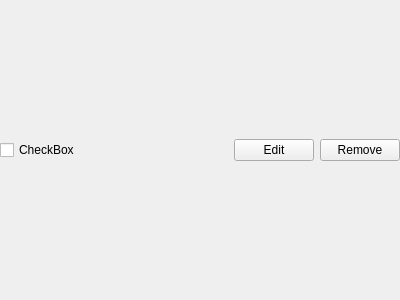
<?xml version="1.0" encoding="UTF-8"?>
<ui version="4.0">
 <class>Task</class>
 <widget class="QWidget" name="Task">
  <property name="geometry">
   <rect>
    <x>0</x>
    <y>0</y>
    <width>400</width>
    <height>300</height>
   </rect>
  </property>
  <property name="windowTitle">
   <string>Form</string>
  </property>
  <layout class="QHBoxLayout" name="horizontalLayout">
   <property name="leftMargin">
    <number>0</number>
   </property>
   <property name="topMargin">
    <number>0</number>
   </property>
   <property name="rightMargin">
    <number>0</number>
   </property>
   <property name="bottomMargin">
    <number>0</number>
   </property>
   <item>
    <widget class="QCheckBox" name="checkBox">
     <property name="text">
      <string>CheckBox</string>
     </property>
    </widget>
   </item>
   <item>
    <spacer name="horizontalSpacer">
     <property name="orientation">
      <enum>Qt::Horizontal</enum>
     </property>
     <property name="sizeHint" stdset="0">
      <size>
       <width>40</width>
       <height>20</height>
      </size>
     </property>
    </spacer>
   </item>
   <item>
    <widget class="QPushButton" name="editButton">
     <property name="text">
      <string>Edit</string>
     </property>
    </widget>
   </item>
   <item>
    <widget class="QPushButton" name="removeButton">
     <property name="text">
      <string>Remove</string>
     </property>
    </widget>
   </item>
  </layout>
 </widget>
 <resources/>
 <connections/>
</ui>
